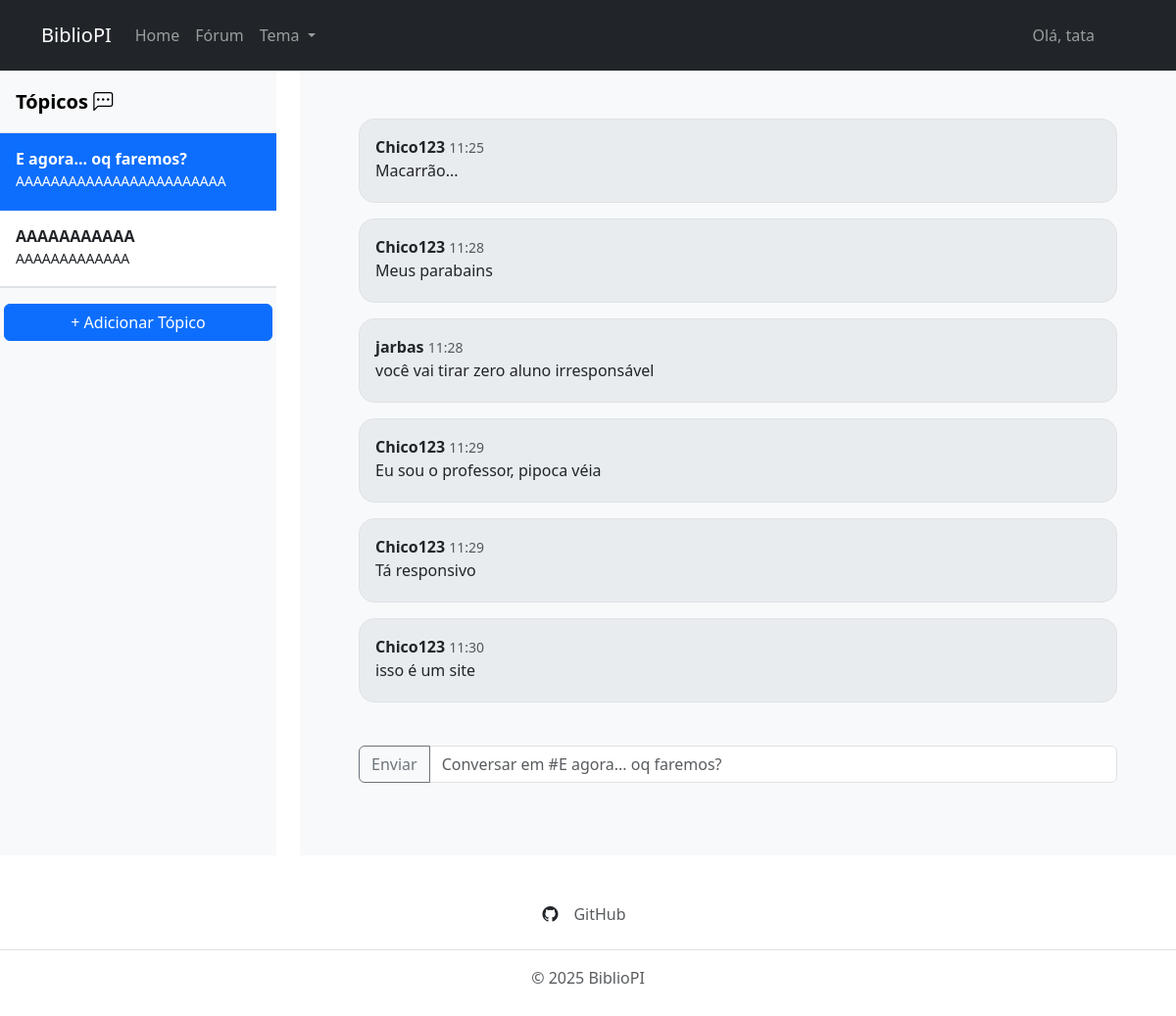
/forum/7/ (signed in), run on the app's committed database.
### app/models.py (models this page shows, shortened)
class Topico(models.Model):
    nome = models.CharField(max_length=200, verbose_name="Nome do post")
    desc = models.CharField(max_length=200, verbose_name="Descrição do post")
    usuario = models.ForeignKey(User, on_delete=models.CASCADE, null=True, blank=True)
    class Meta:
        verbose_name = "Topico"
        verbose_name_plural = "Topicos"

class Mensagem(models.Model):
    topico = models.ForeignKey(Topico, on_delete=models.CASCADE)
    usuario = models.ForeignKey(User, on_delete=models.CASCADE)
    texto = models.CharField(max_length=600, verbose_name="Nome do post")
    criado_em = models.DateTimeField(auto_now_add=True)
    class Meta:
        verbose_name = "Mensagem"
        verbose_name_plural = "Mensagens"

### app/views.py (the view, shortened to what this page needs)
# urls.py: path('forum/', ForumView.as_view(), name='forumLista'),
class ForumView(View):
    def get(self, request, topico_id=None):
        topicos = Topico.objects.all()
        if topico_id is None:
            return render(request, "forum.html", {
                "topicos": topicos,
                "topico": None,
                "mensagens": None
            })
        topico = get_object_or_404(Topico, id=topico_id)
        mensagens = Mensagem.objects.filter(topico=topico).order_by("criado_em")
        return render(request, "forum.html", {
            "topicos": topicos,
            "topico": topico,
            "mensagens": mensagens
        })

### app/templates/forum.html (shortened to what this page needs)
{% extends "base.html" %}
{% block content %}
<div class="row">
    <div class="col-3">
        <div class="flex-column align-items-stretch flex-shrink-0 bg-body-tertiary"
            style="height: 100vh; overflow-y: auto; overflow-x: hidden;">
            <a href="/"
                class="d-flex align-items-center flex-shrink-0 p-3 link-body-emphasis text-decoration-none border-bottom">
                <span class="fs-5 fw-semibold">Tópicos <i class="bi bi-chat-left-dots"></i></span>
            </a>
            <div class="list-group list-group-flush border-bottom scrollarea" id="lista-topicos">
                {% for topico in topicos %}
                <a href="{% url 'forum' topico.id %}" class="list-group-item list-group-item-action py-3 lh-sm">
                    <div class="d-flex w-100 align-items-center justify-content-between">
                        <p class="fw-semibold mb-1">{{ topico.nome }}</p>
                    </div>
                    <div class="col-12 mb-1 small">
                        <p class="mb-1">{{ topico.desc }}</p>
                    </div>
                </a>
                {% endfor %}
            </div>
            <div class="row border-top">
                <div class="col-12 p-3">
                    {% if user.is_authenticated %}
                    <button type="button" class="btn btn-primary w-100" data-bs-toggle="modal"
                        data-bs-target="#modalNovoTopico">
                        + Adicionar Tópico
                    </button>
                    {% else %}
                    <button type="button" class="btn btn-secondary w-100" disabled>
                        Login necessário
                    </button>
                    {% endif %}
                </div>
            </div>
        </div>
    </div>
    <div class="col-9">
        {% if topico %}
        {% include "chat.html" %}
        {% else %}
        <div class="container p-5">
            <div class="alert alert-warning" role="alert">
                Escolha um tópico
            </div>
        </div>
        {% endif %}
    </div>
</div>
{% endblock %}

### app/templates/partials/header.html (shortened to what this page needs)
{% load static %}
<head>
  <link href="https://cdn.jsdelivr.net/npm/bootstrap@5.3.8/dist/css/bootstrap.min.css" rel="stylesheet"
>
  <link rel="stylesheet" href="https://cdn.jsdelivr.net/npm/bootstrap-icons@1.11.3/font/bootstrap-icons.min.css">
</head>
<header class="border-bottom">
  <nav class="navbar navbar-expand-lg navbar-dark bg-dark p-3">
    <div class="container">
      <a class="navbar-brand" href="#">BiblioPI</a>
      <div class="collapse navbar-collapse" id="navbarNavDropdown">
        <ul class="navbar-nav me-auto mb-2 mb-lg-0">
          <li class="nav-item">
            <a class="nav-link" href="/">Home</a>
          </li>
          <li class="nav-item">
            <a class="nav-link" href="/forum/">Fórum</a>
          </li>
          <li class="nav-item dropdown">
            <a class="nav-link dropdown-toggle" href="#" role="button" data-bs-toggle="dropdown" aria-expanded="false">
              Tema
            </a>
          </li>
        </ul>
        <div class="btn-group">
          {% if user.is_authenticated %}
          <ul class="navbar-nav">
            <li class="nav-item">
              <a class="nav-link">Olá, {{ user.username }}</a>
            </li>
          </ul>
          {% else %}
          <ul class="navbar-nav">
            <li class="nav-item">
              <a class="nav-link">Visitante</a>
            </li>
          </ul>
          {% endif %}
          <button type="button" class="btn dropdown-toggle" data-bs-toggle="dropdown" aria-expanded="false"></button>
        </div>
      </div>
    </div>
  </nav>
</header>

### app/templates/chat.html (shortened to what this page needs)
<div class="container p-5 bg-body-tertiary" style="min-height: 100vh;">
    <div class="container overflow-y-auto" style="height: 80vh;">
        {% for mensagem in mensagens %}
        <div class="bg-body-secondary flex-column border rounded-4 mb-3 p-3 msg">
            <strong>{{ mensagem.usuario.username }}</strong>
            <small class="text-muted">{{ mensagem.criado_em|date:"H:i" }}</small>
            <p class="mb-1">{{ mensagem.texto }}</p>
        </div>
        {% empty %}
        <div class="alert alert-warning" role="alert">
            Esse forum ainda não tem mensagens, seja o primeiro!
        </div>
        {% endfor %}
    </div>
    <div class="container">
        {% if user.is_authenticated %}
        <form method="POST">
            <div class="input-group mb-3">
                <button class="btn btn-outline-secondary" type="submit">Enviar</button>
                <input name="texto" type="text" class="form-control" placeholder='Conversar em #{{ topico.nome }}'
                    required">
            </div>
        </form>
        {% endif %}
    </div>
</div>

### app/templates/forum.html (style rules this page uses)
html { overflow-x: hidden; }

### app/templates/chat.html (style rules this page uses)
.msg { transition: 0.2s ease; }

### data on the page
Topico: nome "E agora... oq faremos?", desc "AAAAAAAAAAAAAAAAAAAAAAAA", texto "Conversar em #E agora... oq faremos?"
Topico: nome "AAAAAAAAAAA", desc "AAAAAAAAAAAAA"
Mensagem: usuario.username "Chico123", criado_em "11:25", texto "Macarrão..."
Mensagem: usuario.username "Chico123", criado_em "11:28", texto "Meus parabains"
Mensagem: usuario.username "jarbas", criado_em "11:28", texto "você vai tirar zero aluno irresponsável"
Mensagem: usuario.username "Chico123", criado_em "11:29", texto "Eu sou o professor, pipoca véia"
Mensagem: usuario.username "Chico123", criado_em "11:29", texto "Tá responsivo"
Mensagem: usuario.username "Chico123", criado_em "11:30", texto "isso é um site"

### other printed values
{{ user.username }} "tata"
